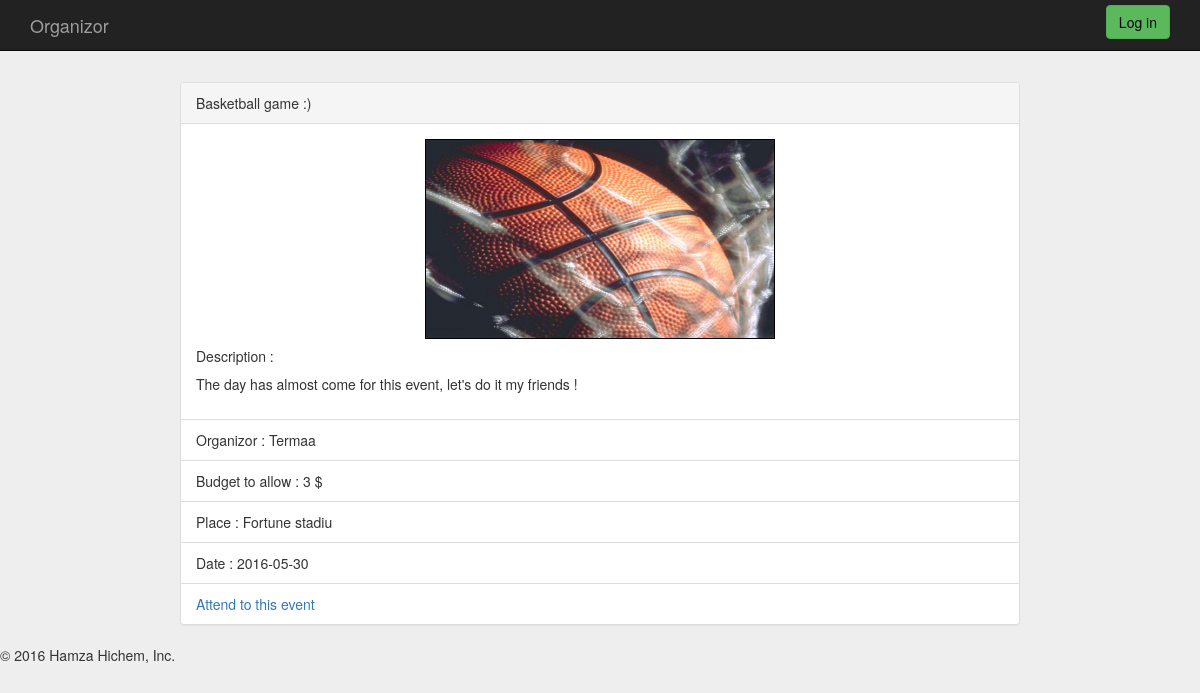
/website/www/html/event.php?eventID=8, run on the app's committed database.
### tables this page shows
CREATE TABLE `EVENT` (
  `ID` int(11) NOT NULL,
  `NAME` varchar(200) NOT NULL,
  `BUDGET` int(11) NOT NULL,
  `PLACE` varchar(200) NOT NULL,
  `DATE` date NOT NULL,
  `DESCRIPTION` varchar(500) NOT NULL,
  `TYPE` varchar(200) NOT NULL
);

CREATE TABLE `USER` (
  `ID` int(11) NOT NULL,
  `SURNAME` varchar(40) NOT NULL,
  `NAME` varchar(40) NOT NULL,
  `NICKNAME` varchar(40) NOT NULL,
  `BIRTHDAY` date NOT NULL,
  `EMAIL` varchar(70) NOT NULL,
  `PASSWORD` int(11) NOT NULL,
  `IMG_FILE` varchar(120) NOT NULL
);

### website/www/php/DBConnec.php (called while the page is built)
<?php
class DBConnec {
    private static $inst = null;
    private $pdo;
    private function __construct() {
        try
        {
            $dsn = 'mysql:host=localhost;dbname=db_organizer';
            $this->pdo = new PDO($dsn, 'root', 'headshot2');
            $this->pdo->exec('SET CHARACTER SET utf8');
            $this->pdo->setAttribute(PDO::ATTR_ERRMODE, PDO::ERRMODE_EXCEPTION);
        }
        catch(PDOException $e)
        {
            die('Erreur : ' . $e->getMessage());
        }
    }
    public function getPdo() {
        return $this->pdo;
    }
    public static function getConnec() {
        if(is_null(self::$inst)) {
            self::$inst = new DBConnec();
        }
        return self::$inst;
    }
}

### website/www/html/event.php (the view, shortened to what this page needs)
<?php
	if(!isset($_GET['eventID']))
		echo "error";
	else {
		require_once("../php/useful_lib.php");
		require_once("../php/DBConnec.php");
		function ifAttend($idEvent, $idUser) {
			$sql = 'SELECT * FROM PARTICIPANTS WHERE ID_EVENT = :idevent AND ID_USER = :iduser';
			$stmt = DBConnec::getConnec()->getPdo()->prepare($sql);
			$stmt->bindValue('idevent', $idUser, PDO::PARAM_STR);
            $stmt->bindValue('iduser', $idEvent, PDO::PARAM_STR);
			try
			{
				$stmt->execute();
				if ($stmt->rowCount() == 0)
                    return false;
                else
                    return true;
			}
			catch (PDOException $e)
			{
				echo 'Error : ', $e->getMessage(), PHP_EOL;
				echo 'Query : ', $sql, PHP_EOL;
				exit();
			}
		}
		function getUserById($idUser) {
			$sql = 'SELECT NICKNAME as nickname FROM USER WHERE ID = :id';
			$stmt = DBConnec::getConnec()->getPdo()->prepare($sql);
			$stmt->bindValue('id', $idUser, PDO::PARAM_STR);
			try
			{
				$stmt->execute();
				$stmt->rowCount() or die('No results' . PHP_EOL);
				$stmt->setFetchMode(PDO::FETCH_OBJ);
				if ($result = $stmt->fetch())
					return $result;
			}
			catch (PDOException $e)
			{
				echo 'Error : ', $e->getMessage(), PHP_EOL;
				echo 'Query : ', $sql, PHP_EOL;
				exit();
			}
    	}
		function getCreator($idEvent) {
			$sql = 'SELECT id_USER as id FROM EVENT_USER_ASSOC WHERE ID_EVENT = :id';
			$stmt = DBConnec::getConnec()->getPdo()->prepare($sql);
			$stmt->bindValue('id', $idEvent, PDO::PARAM_STR);
			try
			{
				$stmt->execute();
				$stmt->rowCount() or die('No results' . PHP_EOL);
				$stmt->setFetchMode(PDO::FETCH_OBJ);
				if ($result = $stmt->fetch())
					return $result;
			}
			catch (PDOException $e)
			{
				echo 'Erreur : ', $e->getMessage(), PHP_EOL;
				echo 'Requête : ', $sql, PHP_EOL;
				exit();
			}
		}
		$pdo = DBConnec::getConnec()->getPdo();
		$sql = 'SELECT * FROM EVENT WHERE ID = :id';
		$stmt = $pdo->prepare($sql);
		$stmt->bindValue('id', $_GET['eventID'], PDO::PARAM_STR);
		try
		{
		    $stmt->execute();
		    $stmt->rowCount() or die('Pas de résultat' . PHP_EOL);
		    $stmt->setFetchMode(PDO::FETCH_OBJ);
			$result = $stmt->fetch();
		}
		catch (PDOException $e)
		{
		    echo 'Erreur : ', $e->getMessage(), PHP_EOL;
		    echo 'Requête : ', $sql, PHP_EOL;
		    exit();
		}
?>
<article id="event">
	<div class="panel panel-default">
	  <div class="panel-heading"><?php echo $result->NAME; ?></div>
	  <div class="panel-body">
		<p>
			<img style="height: 200px; width:350px; margin-right: auto; margin-left: auto" class="media-object" src="<?php echo 'img/' . getImageType($result->TYPE); ?>" alt="<?php echo getImageType($result->TYPE); ?>">
			<h5>Description :</h5>
			<?php echo $result->DESCRIPTION ?>
		</p>
	  </div>
	  <ul class="list-group">
		<li class="list-group-item">Organizor :
<?php
			$id = $result->ID;
			$userID = getCreator($id);
			$userNickname = getUserById($userID->id);
			echo $userNickname->nickname;
?>
		</li>
		<li class="list-group-item">Budget to allow : <?php echo $result->BUDGET . ' '; ?>$</li>
		<li class="list-group-item">Place : <?php echo $result->PLACE; ?> </li>
		<li class="list-group-item">Date : <?php echo $result->DATE; ?></li>
<?php
	if ($userID->id != $_SESSION['sid']) {
        if(!ifAttend($_SESSION['sid'], $_GET['eventID'])) {
?>
		<li class="list-group-item">
			<a href="phpProcess/attendProcess.php?eventID=<?php echo $_GET['eventID']; ?>">Attend to this event</a>
		</li>
<?php
        }
        else {
?>
        <li class="list-group-item">
			<a href="">Leave this event</a>
		</li>
<?php
        }
	}
?>
	  </ul>
	</div>
</article>
<?php
	}
?>

### website/www/html/style.css (style rules this page uses)
body { padding-top: 50px; }
img { border : 1px solid black; }
#event { width: 70%; margin-left: auto; margin-right: auto; margin-top: 3em; }
body { padding-top: 40px; padding-bottom: 40px; background-color: #eee; }

### data on the page
event: NAME "Basketball game :)", DESCRIPTION "The day has almost come for this event, let's do it my friends !", BUDGET "3", PLACE "Fortune stadiu", DATE "2016-05-30"
user: NICKNAME "Termaa"
